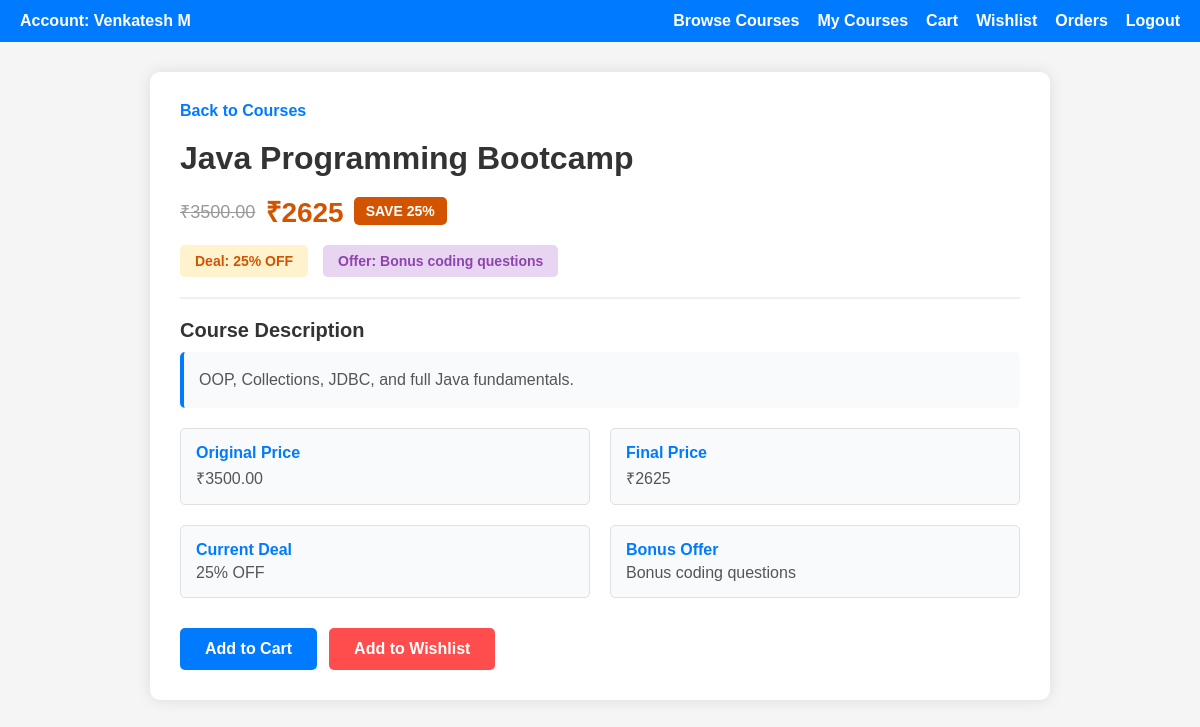
/view_course.php?id=4 (signed in), run on the app's committed database.
### tables this page shows
CREATE TABLE `courses` (
  `id` int(11) NOT NULL,
  `title` varchar(255) DEFAULT NULL,
  `description` text DEFAULT NULL,
  `price` decimal(10,2) DEFAULT NULL,
  `deal` varchar(255) DEFAULT NULL,
  `offer` varchar(255) DEFAULT NULL
);

### db_helper.php (called while the page is built, shortened)
<?php
function getDiscountedPrice($originalPrice, $dealString) {
    preg_match('/(\d+)%/', $dealString, $matches);
    if (!empty($matches[1])) {
        $discountPercent = (int)$matches[1];
        return round($originalPrice * (1 - $discountPercent / 100), 2);
    }
    return $originalPrice;
}
function getDiscountPercent($dealString) {
    preg_match('/(\d+)%/', $dealString, $matches);
    return !empty($matches[1]) ? (int)$matches[1] : 0;
}
?>

### view_course.php (the view, shortened to what this page needs)
<?php
require_once 'db_helper.php';
$conn = new mysqli("localhost", "root", "", "23UCS105");
$course_id = isset($_GET['id']) ? (int)$_GET['id'] : 0;
$result = $conn->query("SELECT * FROM courses WHERE id = $course_id");
$course = $result->fetch_assoc();
$discountedPrice = getDiscountedPrice($course['price'], $course['deal']);
$discountPercent = getDiscountPercent($course['deal']);
?>
<!DOCTYPE html>
<html lang="en">
<head>
</head>
<body>
<div class="appbar">
    <div class="appbar-left">
        <div class="icon">Account: <?= $_SESSION['user'] ?></div>
    </div>
    <div class="appbar-right">
        <a href="dashboard.php" class="icon">Browse Courses</a>
        <a href="my_courses.php" class="icon">My Courses</a>
        <a href="cart.php" class="icon">Cart</a>
        <a href="wishlist.php" class="icon">Wishlist</a>
        <a href="order_history.php" class="icon">Orders</a>
        <a href="auth.php?logout=1" class="icon">Logout</a>
    </div>
</div>
<div class="container">
    <a href="dashboard.php" class="back-link">Back to Courses</a>
    <div class="course-header">
        <h1 class="course-title"><?= htmlspecialchars($course['title']) ?></h1>
        <div class="course-meta">
            <div class="price-section">
                <?php if ($discountPercent > 0): ?>
                    <span class="original-price">₹<?= $course['price'] ?></span>
                    <span class="discounted-price">₹<?= $discountedPrice ?></span>
                    <span class="discount-badge">SAVE <?= $discountPercent ?>%</span>
                <?php else: ?>
                    <span class="discounted-price">₹<?= $course['price'] ?></span>
                <?php endif; ?>
            </div>
        </div>
        <div class="deal-info">
            <?php if (!empty($course['deal'])): ?>
                <span class="deal-tag">Deal: <?= htmlspecialchars($course['deal']) ?></span>
            <?php endif; ?>
            <?php if (!empty($course['offer'])): ?>
                <span class="offer-tag">Offer: <?= htmlspecialchars($course['offer']) ?></span>
            <?php endif; ?>
        </div>
    </div>
    <div class="course-content">
        <div class="course-section-title">Course Description</div>
        <div class="course-description">
            <?= nl2br(htmlspecialchars($course['description'])) ?>
        </div>
        <div class="course-details-grid">
            <div class="detail-item">
                <div class="detail-label">Original Price</div>
                <div class="detail-value">₹<?= $course['price'] ?></div>
            </div>
            <div class="detail-item">
                <div class="detail-label">Final Price</div>
                <div class="detail-value">₹<?= $discountedPrice ?></div>
            </div>
            <?php if (!empty($course['deal'])): ?>
                <div class="detail-item">
                    <div class="detail-label">Current Deal</div>
                    <div class="detail-value"><?= htmlspecialchars($course['deal']) ?></div>
                </div>
            <?php endif; ?>
            <?php if (!empty($course['offer'])): ?>
                <div class="detail-item">
                    <div class="detail-label">Bonus Offer</div>
                    <div class="detail-value"><?= htmlspecialchars($course['offer']) ?></div>
                </div>
            <?php endif; ?>
        </div>
    </div>
    <div class="action-buttons">
        <a href="cart.php?add=<?= $course['id'] ?>">
            <button class="add-to-cart-btn">Add to Cart</button>
        </a>
        <a href="wishlist.php?add=<?= $course['id'] ?>">
            <button class="wishlist-btn">Add to Wishlist</button>
        </a>
    </div>
</div>
</body>
</html>

### view_course.php (style rules this page uses)
* { box-sizing: border-box; }
body { margin: 0; font-family: Arial, sans-serif; background: #f5f5f5; }
.appbar { background: #007bff; color: white; padding: 12px 20px; display: flex; align-items: center; justify-content: space-between; }
.appbar-left { display: flex; align-items: center; gap: 12px; }
.appbar-right { display: flex; align-items: center; gap: 18px; }
.icon { cursor: pointer; font-weight: bold; color: white; text-decoration: none; }
.container { max-width: 900px; margin: 30px auto; background: white; padding: 30px; border-radius: 10px; box-shadow: 0 0 15px rgba(0,0,0,0.1); }
.back-link { display: inline-block; margin-bottom: 20px; color: #007bff; text-decoration: none; font-weight: bold; font-size: 16px; }
.course-header { border-bottom: 2px solid #f0f0f0; padding-bottom: 20px; margin-bottom: 20px; }
.course-title { font-size: 32px; font-weight: bold; margin: 0 0 15px 0; color: #333; }
.course-meta { display: flex; align-items: center; gap: 15px; margin-bottom: 15px; }
.price-section { display: flex; align-items: center; gap: 10px; }
.original-price { font-size: 18px; color: #999; text-decoration: line-through; }
.discounted-price { font-size: 28px; font-weight: bold; color: #d35400; }
.discount-badge { display: inline-block; background: #d35400; color: white; padding: 6px 12px; border-radius: 5px; font-size: 14px; font-weight: bold; }
.deal-info { display: flex; gap: 15px; margin-top: 15px; }
.deal-tag { background: #fff3cd; color: #d35400; padding: 8px 15px; border-radius: 5px; font-weight: bold; font-size: 14px; }
.offer-tag { background: #e8d5f2; color: #8e44ad; padding: 8px 15px; border-radius: 5px; font-weight: bold; font-size: 14px; }
.course-content { margin-bottom: 30px; }
.course-section-title { font-size: 20px; font-weight: bold; color: #333; margin: 20px 0 10px 0; }
.course-description { font-size: 16px; line-height: 1.6; color: #555; background: #f9fafb; padding: 15px; border-left: 4px solid #007bff; border-radius: 5px; }
.course-details-grid { display: grid; grid-template-columns: 1fr 1fr; gap: 20px; margin: 20px 0; }
.detail-item { padding: 15px; background: #f9fafb; border-radius: 5px; border: 1px solid #e0e0e0; }
.detail-label { font-weight: bold; color: #007bff; margin-bottom: 5px; }
.detail-value { color: #555; font-size: 16px; }
.action-buttons { display: flex; gap: 12px; margin-top: 30px; }
button { padding: 12px 25px; border: none; border-radius: 5px; cursor: pointer; font-size: 16px; font-weight: bold; transition: all 0.3s ease; }
.add-to-cart-btn { background: #007bff; color: white; flex: 1; }
.wishlist-btn { background: #ff4d4d; color: white; flex: 0.5; }
a { text-decoration: none; }

### data on the page
courses: title "Java Programming Bootcamp", price "3500.00", discountedPrice "2625", deal "25", deal "25% OFF", offer "Bonus coding questions", description "OOP, Collections, JDBC, and full Java fundamentals."

### other printed values
$_SESSION['user'] "Venkatesh M"
